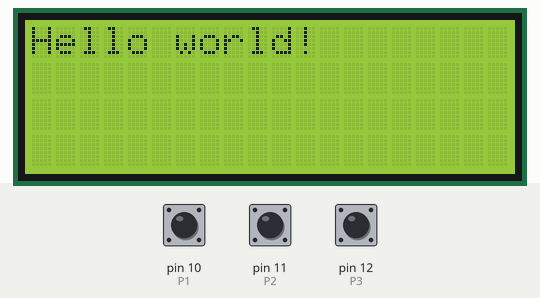
The sketch below on a simulated Arduino Uno, built with avr-gcc and run on an emulated ATmega328P. Parts: 20×4 character LCD. The inputs (shaded band) are chosen by the test bench; at power-on: pin 10 (P1) HIGH, pin 11 (P2) HIGH, pin 12 (P3) HIGH.

Above: at 1.2 s.
1.3 s: pin 10 (P1) pulled LOW for 0.15 s
At 2.2 s:
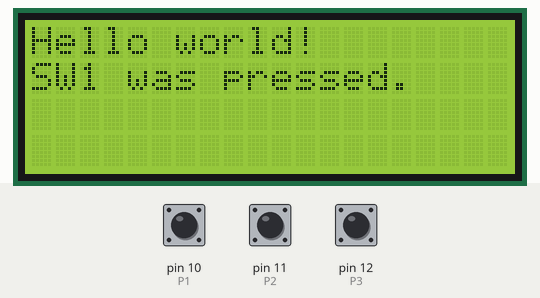
2.9 s: pin 11 (P2) pulled LOW for 0.15 s
4.5 s: pin 12 (P3) pulled LOW for 0.15 s
6.1 s: pin 10 (P1) driven LOW and pin 11 (P2) driven LOW
At 7.1 s:
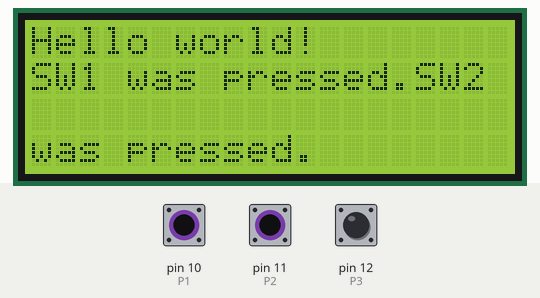
7.6 s: pin 12 (P3) pulled LOW for 1 s
At 8.2 s:
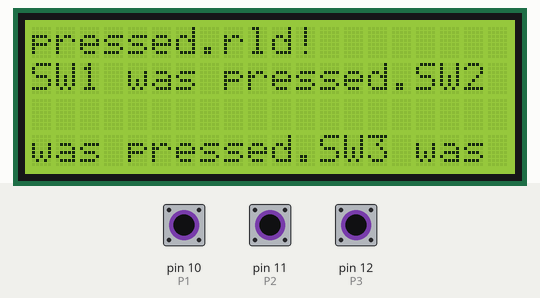
10.1 s: pin 10 (P1) driven HIGH
Timing chart, 0 to 12.6 s (numbered marks = the images above; inputs shaded):
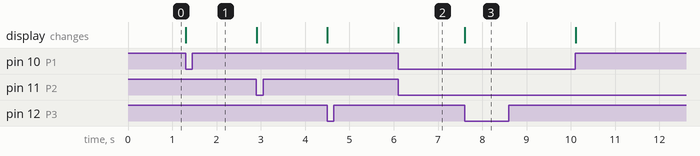

The sketch:

ka06_sample_code_1.ino
```cpp
/*

 KA06 Example 1

 Buttons connected to DIGITAL pins (this means JP4, JP5 and JP6 have a jumper on them!)

*/

// include the LiquidCrystal library

#include <LiquidCrystal.h>

#define P1 10

#define P2 11

#define P3 12

// setup of the display

LiquidCrystal lcd(8, 9, 4, 5, 6, 7);

void setup() {

 // set button inputs

 pinMode(P1, INPUT_PULLUP);

 pinMode(P2, INPUT_PULLUP);

 pinMode(P3, INPUT_PULLUP);

 // set number of columns and rows

 lcd.begin(20, 4);

 // show a message

 lcd.print("Hello world!");

}

void loop() {

 // moves the cursor one row down

 lcd.setCursor(0, 1);

 // shows the pressed button

 if ( digitalRead(P1)==0 ) lcd.print("SW1 was pressed.");

 if ( digitalRead(P2)==0 ) lcd.print("SW2 was pressed.");

 if ( digitalRead(P3)==0 ) lcd.print("SW3 was pressed.");

}
```

Measured:
- after the input at 1.3 s, the display: changes at once (image 1)
- after the input at 6.1 s, the display: changes at once (image 2)
- after the input at 7.6 s, the display: changes at once (image 3)
